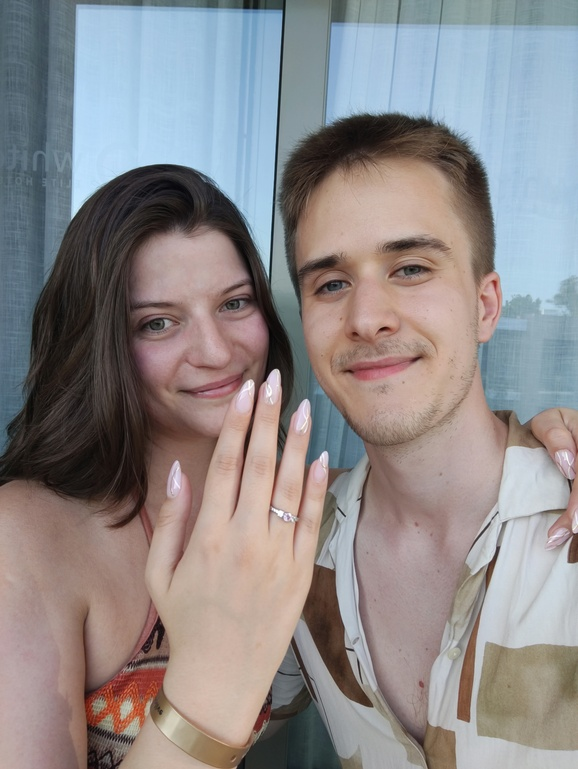
#> input picture src/assets/hero.jpg, 578 x 769 px, shrunk from 4928 x 6560 before the run
$ python adder.py
#> lines starting #> are read from the running program, lines starting #| are printed output that depends on the picture
from PIL import Image
import numpy as np
from PIL.ImageFilter import GaussianBlur

def extend_image(input_path, output_path, extension_percentage=15):
    # Open the image
#> called with input_path = 'src/assets/hero.jpg', output_path = 'src/assets/hero-extended.jpg', extension_percentage = 15
    img = Image.open(input_path)
#> img is the input picture: PIL image 578x769 RGB; mean R, G, B 141.9, 137.1, 137.8

    # Convert to RGB if needed
    if img.mode != 'RGB':
        img = img.convert('RGB')

    # Get dimensions
    width, height = img.size
#> width = 578; height = 769

    # Calculate extension height
    extension_height = int(height * extension_percentage / 100)
#> extension_height = 115

    # Create new blank image with extended height
    new_height = height + (2 * extension_height)  # Add extension to top and bottom
#> new_height = 999
    new_img = Image.new('RGB', (width, new_height))
#> new_img: PIL image 578x999 RGB; every value is 0

    # Paste original image in center
    new_img.paste(img, (0, extension_height))
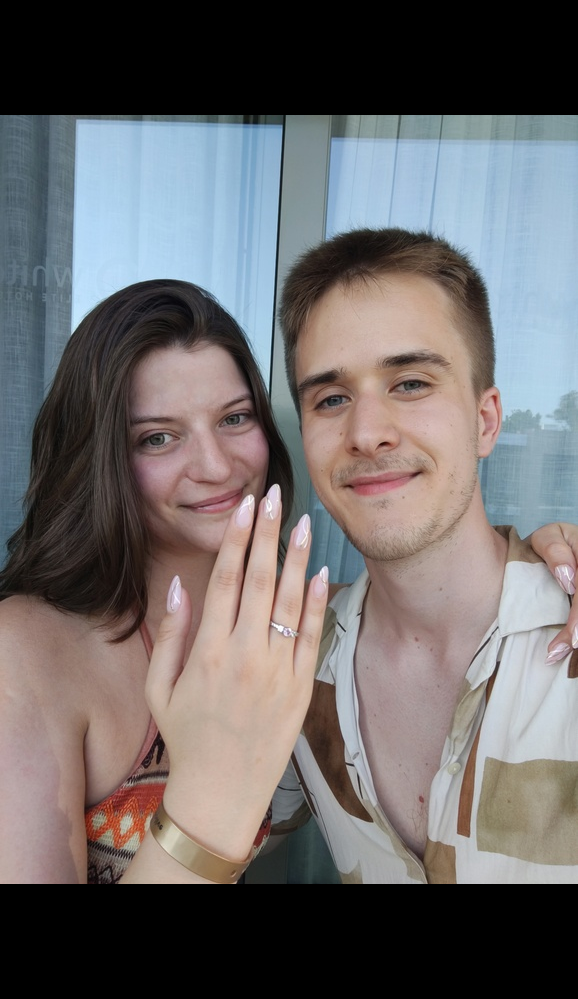
#> new_img: PIL image 578x999 RGB; mean R, G, B 109.2, 105.5, 106.1

    # Create blurred extensions for top and bottom
    top_section = img.crop((0, 0, width, extension_height))
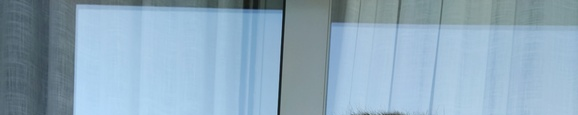
#> top_section: PIL image 578x115 RGB; mean R, G, B 142.3, 169.8, 189.2
    bottom_section = img.crop((0, height - extension_height, width, height))
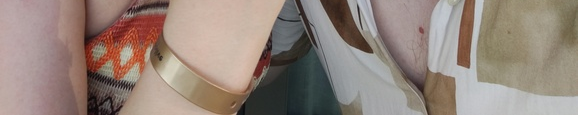
#> bottom_section: PIL image 578x115 RGB; mean R, G, B 148.1, 132.4, 123.1

    # Apply blur
    blur_radius = 300
    top_blurred = top_section.filter(GaussianBlur(blur_radius))
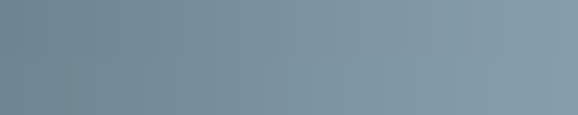
#> top_blurred: PIL image 578x115 RGB; mean R, G, B 122.7, 145.6, 158
    bottom_blurred = bottom_section.filter(GaussianBlur(blur_radius))
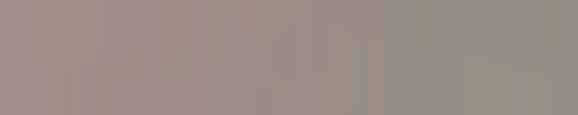
#> bottom_blurred: PIL image 578x115 RGB; mean R, G, B 154.3, 140.8, 132.7

    # Paste blurred sections
    new_img.paste(top_blurred, (0, 0))  # Top extension
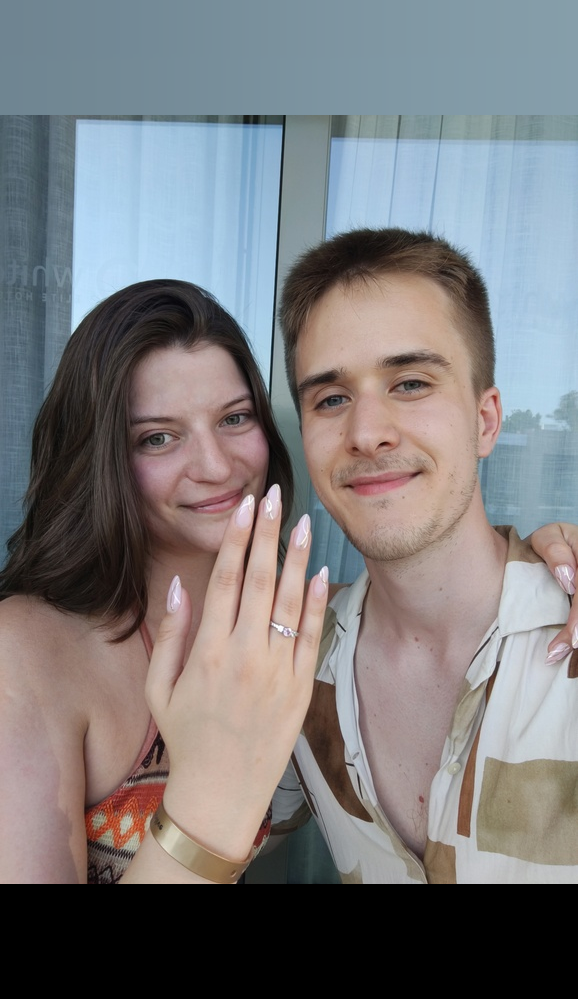
#> new_img: PIL image 578x999 RGB; mean R, G, B 123.4, 122.3, 124.2
    new_img.paste(bottom_blurred, (0, new_height - extension_height))  # Bottom extension
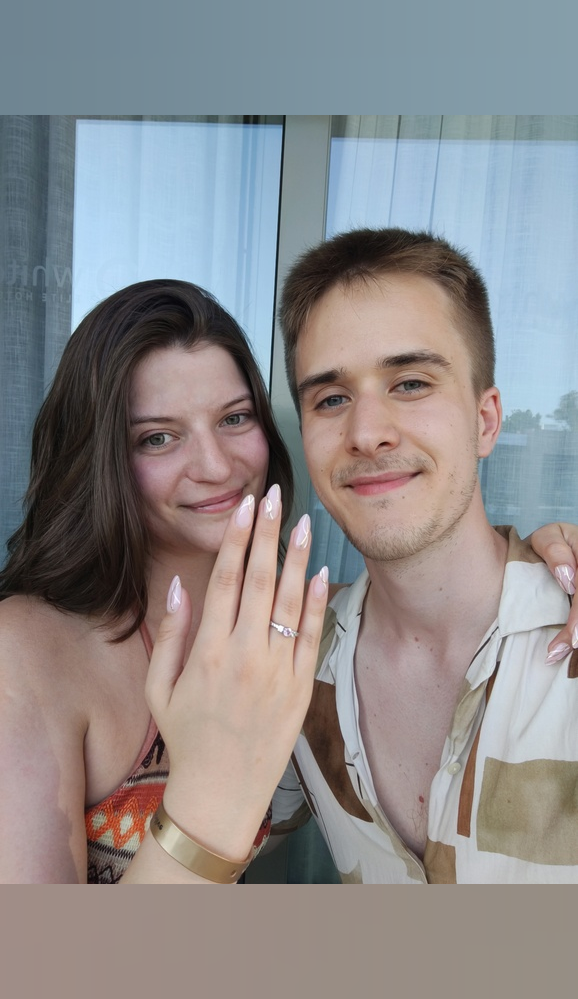
#> new_img: PIL image 578x999 RGB; mean R, G, B 141.1, 138.5, 139.5

    # Save the result
    new_img.save(output_path)

if __name__ == '__main__':
    input_file = 'src/assets/hero.jpg'
    output_file = 'src/assets/hero-extended.jpg'
    extend_image(input_file, output_file)
